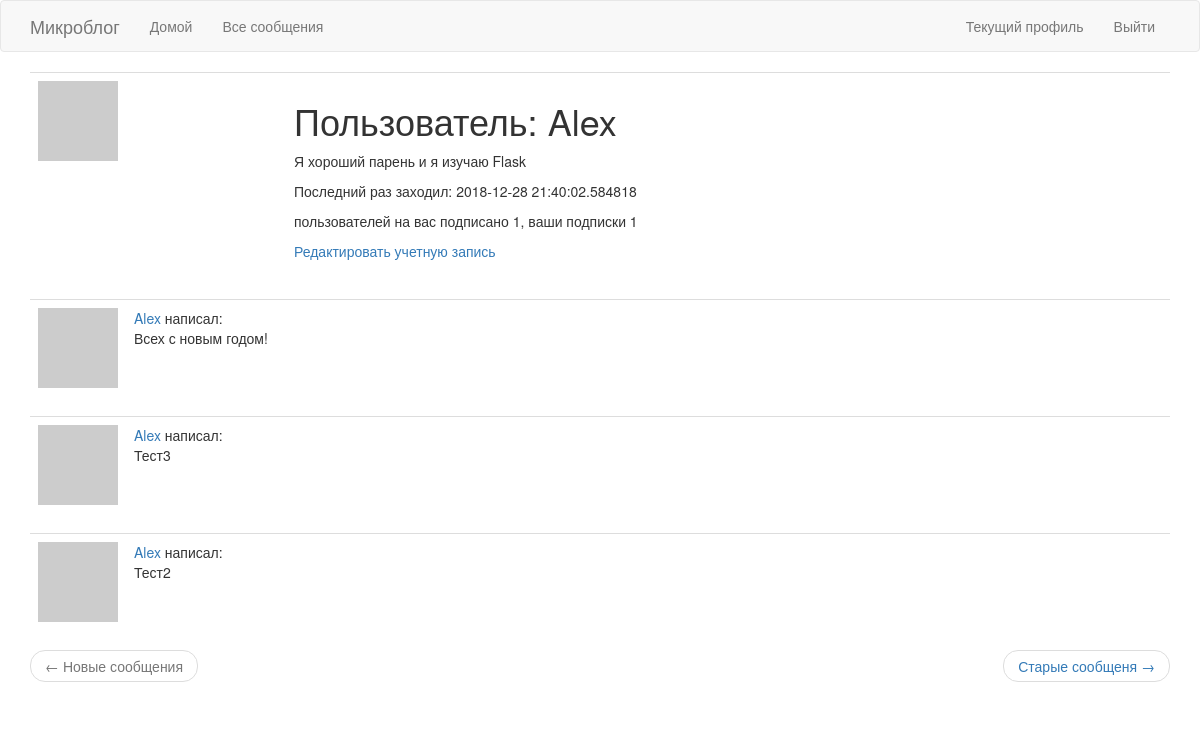
The app's page /user/Alex (signed in), older data.
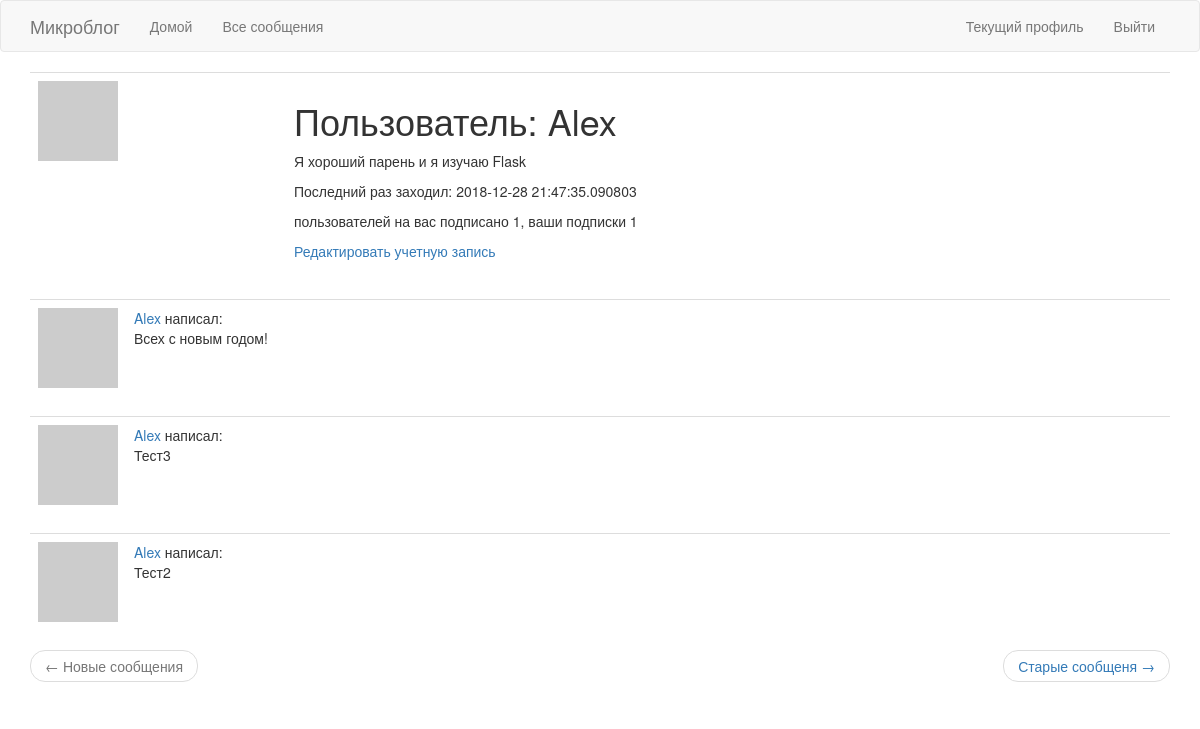
The same page, newer data.
### app/models.py (models this page shows, shortened)
class User(UserMixin, db.Model):
	id = db.Column(db.Integer, primary_key=True)
	username = db.Column(db.String(64), index=True, unique=True)
	email = db.Column(db.String(120), index=True, unique=True)
	password_hash = db.Column(db.String(128))
	posts = db.relationship('Post', backref='author', lazy='dynamic')
	about_me = db.Column(db.String(140))
	last_seen = db.Column(db.DateTime, default=datetime.utcnow)
	def avatar(self, size):
		digest = md5(self.email.lower().encode('utf-8')).hexdigest()
		return 'https://www.gravatar.com/avatar/{}?d=identicon&s={}'.format(digest, size)
	followed = db.relationship(
		'User', secondary=followers,
		primaryjoin=(followers.c.follower_id == id),
		secondaryjoin=(followers.c.followed_id == id),
		backref=db.backref('followers', lazy='dynamic'),
		lazy='dynamic'
	)

class Post(db.Model):
	id = db.Column(db.Integer, primary_key=True)
	body = db.Column(db.String(140))
	timestamp = db.Column(db.DateTime, index=True, default=datetime.utcnow)
	user_id = db.Column(db.Integer, db.ForeignKey('user.id'))

### app/routes.py (the view)
@app.route('/user/<username>')
@login_required
def user(username):
	user = User.query.filter_by(username=username).first_or_404()
	page = request.args.get('page', 1, type=int)
	posts = user.posts.order_by(Post.timestamp.desc()).paginate(page, app.config['POST_PER_PAGE'], False)
	next_url = url_for('user', username=user.username, page=posts.next_num) \
		if posts.has_next else None
	prev_url = url_for('user', username=user.username, page=posts.prev_num) \
		if posts.has_prev else None
	return render_template('user.html', title='Учетная запись', user=user, posts=posts.items, next_url=next_url, prev_url=prev_url)

### app/models.py (called while the page is built)
@login.user_loader
def load_user(id):
	return User.query.get(int(id))

### app/routes.py (called while the page is built)
@app.before_request
def before_request():
	if current_user.is_authenticated:
		current_user.last_seen = datetime.utcnow()
		db.session.commit()

### app/templates/user.html
{% extends "base.html" %}
{% block app_content %}
	<table class="table table-hover">
		<tr>
			<td width="256px"><img src="{{ user.avatar(256) }}"></td>
			<td>
				<h1>Пользователь: {{ user.username }}</h1>
				{% if user.about_me %}<p>{{ user.about_me }}</p>{% endif %}
				{% if user.last_seen %}<p>Последний раз заходил: {{ user.last_seen }}</p>{% endif %}
				<p> пользователей на вас подписано {{ user.followers.count() }}, ваши подписки {{ user.followed.count() }} </p>
				{% if user == current_user %}
				<p><a href="{{ url_for('edit_profile') }}">Редактировать учетную запись</a></p>
				{% elif not current_user.is_following(user) %}
				<p><a href="{{ url_for('follow', username=user.username) }}">Подписаться</a></p>
				{% else %}
				<p><a href="{{ url_for('unfollow', username=user.username) }}">Отписаться</a></p>
				{% endif %}
			</td>
		</tr>
	</table>
	{% for post in posts %}
		{% include '_post.html' %}
	{% endfor %}
	<nav aria-label="...">
        <ul class="pager">
            <li class="previous{% if not prev_url %} disabled{% endif %}">
                <a href="{{ prev_url or '#' }}">
                    <span aria-hidden="true">&larr;</span> Новые сообщения
                </a>
            </li>
            <li class="next{% if not next_url %} disabled{% endif %}">
                <a href="{{ next_url or '#' }}">
                    Старые сообщеня <span aria-hidden="true">&rarr;</span>
                </a>
            </li>
        </ul>
{% endblock %}

### app/templates/base.html (shortened to what this page needs)
{% extends "bootstrap/base.html" %}
{% block navbar %}
	<nav class="navbar navbar-default">
		<div class="container">
            <div class="navbar-header">
                <a class="navbar-brand" href="{{ url_for('index') }}">Микроблог</a>
            </div>
            <div class="collapse navbar-collapse" id="bs-example-navbar-collapse-1">
                <ul class="nav navbar-nav">
                    <li><a href="{{ url_for('index') }}">Домой</a></li>
                    <li><a href="{{ url_for('explore') }}">Все сообщения</a></li>
                </ul>
                <ul class="nav navbar-nav navbar-right">
                    {% if current_user.is_anonymous %}
                    <li><a href="{{ url_for('login') }}">Войти</a></li>
                    {% else %}
                    <li><a href="{{ url_for('user', username=current_user.username) }}">Текущий профиль</a></li>
                    <li><a href="{{ url_for('logout') }}">Выйти</a></li>
                    {% endif %}
                </ul>
            </div>
        </div>
	</nav>
{% endblock %}
{% block content %}
	<div class="container">
		{% block app_content %}{% endblock %}
	</div>
{% endblock %}

### app/templates/_post.html
<table class="table table-hover">
	<tr>
		<td width="70px">
			<a href="{{ url_for('user', username=post.author.username) }}">
				<img src="{{ post.author.avatar(70) }}">
			</a>
		</td>
		<td>
			<a href="{{ url_for('user', username=post.author.username) }}">
				{{ post.author.username }}
			</a>
			написал:
			<br>
			{{ post.body }}
		</td>
	</tr>
</table>

Row changes from the older to the newer data that the page shows:
changed User "Alex": last_seen "2018-12-28 21:40:02.584818" → "2018-12-28 21:47:35.090803"
